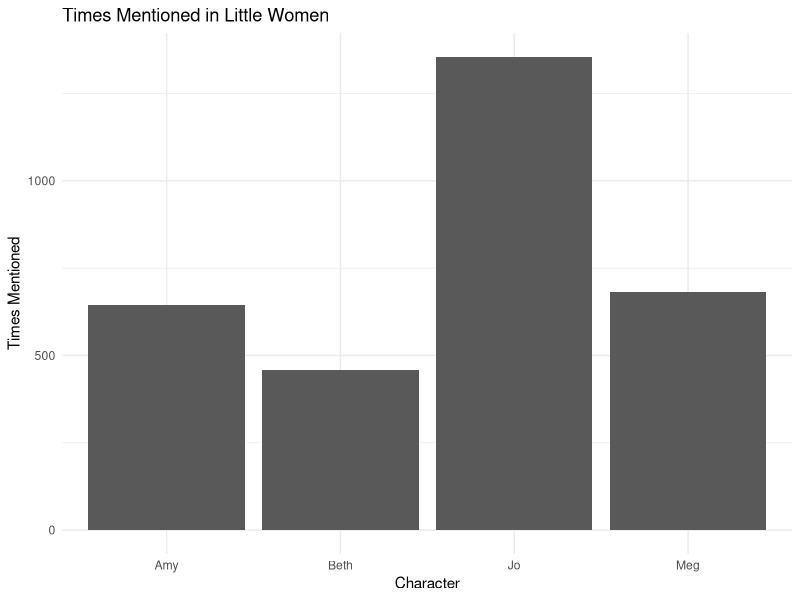

Recreate this plot in R. (Note: this script raises an error after producing the figure.)
#Capstone 

library (ggplot2)
#create data
little_women <- data.frame (
  Name =c("Meg", "Jo", "Beth", "Amy"),
  Times.Mentioned= c (683,1355,459,645)
)

ggplot (data=little_women, mapping = aes(x = Name, y = Times.Mentioned)) +
  geom_bar(stat = "identity") +
  theme_minimal() +
  labs(title = "Times Mentioned in Little Women",
       x = "Character",
       y = "Times Mentioned") +
  scale_fill_brewer(palette = "Pastel1")

#create plot object
Little_women_plot <- ggplot (data=little_women, 
                            mapping = aes (x = Name, y=Times.Mentoned)) +
  geom_bar(stat= "identity") +
  ylab ("Times.Mentioned")

#drwa visaulization 
print (Little_women_plot)
